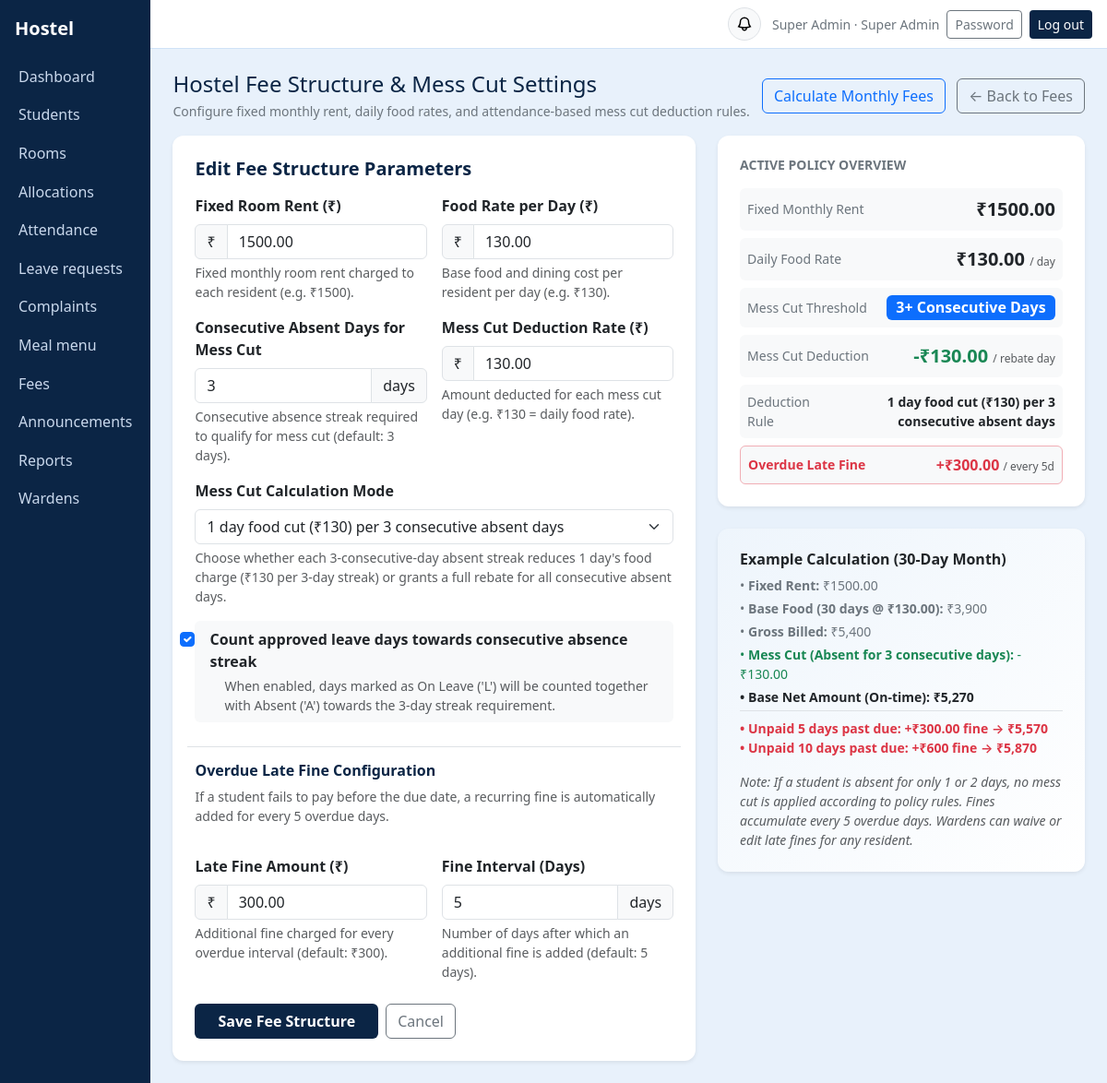
The app's page /fees/structure/ (signed in) with its own data.
### core/models.py (models this page shows, shortened)
class User(AbstractUser):
    ROLES = [("admin", "Super Admin"), ("warden", "Warden"), ("student", "Student"), ("parent", "Parent")]
    role = models.CharField(max_length=10, choices=ROLES, default="student")
    phone = models.CharField(max_length=20, blank=True)
    must_change_password = models.BooleanField(default=False)
    @property
    def display_name(self):
        return self.get_full_name() or self.username

class FeeConfig(models.Model):
    rent_amount = models.DecimalField("Fixed Room Rent", max_digits=10, decimal_places=2, default=Decimal("1500.00"))
    food_rate_per_day = models.DecimalField("Food Rate per Day", max_digits=10, decimal_places=2, default=Decimal("130.00"))
    mess_cut_min_days = models.PositiveIntegerField("Min Consecutive Days for Mess Cut", default=3)
    mess_cut_rate_per_day = models.DecimalField("Mess Cut Deduction per Day", max_digits=10, decimal_places=2, default=Decimal("130.00"))
    MODE_CHOICES = [
        ("per_streak", "1 day food cut (₹130) per 3 consecutive absent days"),
        ("per_day", "Full mess cut: Deduct daily rate for all days in a qualifying consecutive streak (≥ min days)"),
    ]
    mess_cut_mode = models.CharField(max_length=20, choices=MODE_CHOICES, default="per_streak")
    count_leaves = models.BooleanField("Count approved leave days towards consecutive absence", default=True)
    late_fine_amount = models.DecimalField("Late fine amount", max_digits=10, decimal_places=2, default=Decimal("300.00"), blank=True)
    late_fine_interval_days = models.PositiveIntegerField("Fine interval in days", default=5, blank=True)
    updated_at = models.DateTimeField(auto_now=True)
    @classmethod
    def get_config(cls):
        cfg = cls.objects.first()
        return cfg

### core/views.py (the view)
# urls.py: path("fees/structure/", v.fee_structure, name="fee_structure"),
@staff
def fee_structure(request):
    cfg = m.FeeConfig.get_config()
    form = f.FeeConfigForm(request.POST or None, instance=cfg)
    if request.method == "POST" and form.is_valid():
        form.save()
        messages.success(request, "Fee structure and mess cut settings updated successfully.")
        return redirect("fee_structure")
    return render(request, "core/fee_structure.html", {
        "title": "Fee Structure & Mess Cut Rules",
        "form": form,
        "cfg": cfg,
    })

### core/views.py (called while the page is built)
def role_required(*roles):
    def deco(view):
        @wraps(view)
        @login_required
        def inner(request, *a, **k):
            if request.user.role not in roles:
                raise PermissionDenied
            return view(request, *a, **k)
        return inner
    return deco

### core/templates/core/fee_structure.html (shortened to what this page needs)
{% extends "core/base.html" %}{% block content %}
<div class="d-flex justify-content-between align-items-center mb-3">
  <div>
    <h4 style="color:var(--navy)" class="mb-1">Hostel Fee Structure & Mess Cut Settings</h4>
    <p class="text-secondary small mb-0">Configure fixed monthly rent, daily food rates, and attendance-based mess cut deduction rules.</p>
  </div>
  <div>
    <a href="{% url 'fees_calculate_monthly' %}" class="btn btn-outline-primary me-2">Calculate Monthly Fees</a>
    <a href="{% url 'fees' %}" class="btn btn-outline-secondary">&larr; Back to Fees</a>
  </div>
</div>
<div class="row g-4">
  <div class="col-12 col-lg-7">
    <div class="card p-4 bg-white border-0 shadow-sm">
      <h5 class="fw-bold mb-3" style="color:var(--navy);">Edit Fee Structure Parameters</h5>
      <form method="post">
        <div class="row g-3">
          <div class="col-md-6">
            <label class="form-label fw-semibold">Fixed Room Rent (₹)</label>
            <div class="input-group">
              <span class="input-group-text">₹</span>
              {{ form.rent_amount }}
            </div>
            <div class="form-text small text-muted">Fixed monthly room rent charged to each resident (e.g. ₹1500).</div>
          </div>
          <div class="col-md-6">
            <label class="form-label fw-semibold">Food Rate per Day (₹)</label>
            <div class="input-group">
              <span class="input-group-text">₹</span>
              {{ form.food_rate_per_day }}
            </div>
            <div class="form-text small text-muted">Base food and dining cost per resident per day (e.g. ₹130).</div>
          </div>
          <div class="col-md-6">
            <label class="form-label fw-semibold">Consecutive Absent Days for Mess Cut</label>
            <div class="input-group">
              {{ form.mess_cut_min_days }}
              <span class="input-group-text">days</span>
            </div>
            <div class="form-text small text-muted">Consecutive absence streak required to qualify for mess cut (default: 3 days).</div>
          </div>
          <div class="col-md-6">
            <label class="form-label fw-semibold">Mess Cut Deduction Rate (₹)</label>
            <div class="input-group">
              <span class="input-group-text">₹</span>
              {{ form.mess_cut_rate_per_day }}
            </div>
            <div class="form-text small text-muted">Amount deducted for each mess cut day (e.g. ₹130 = daily food rate).</div>
          </div>
          <div class="col-12">
            <label class="form-label fw-semibold">Mess Cut Calculation Mode</label>
            {{ form.mess_cut_mode }}
            <div class="form-text small text-muted">
              Choose whether each 3-consecutive-day absent streak reduces 1 day's food charge (₹130 per 3-day streak) or grants a full rebate for all consecutive absent days.
            </div>
          </div>
          <div class="col-12">
            <div class="form-check p-2 bg-light rounded">
              {{ form.count_leaves }}
              <label class="form-check-label ms-2 fw-semibold" for="{{ form.count_leaves.id_for_label }}">
                Count approved leave days towards consecutive absence streak
              </label>
              <div class="form-text small text-muted ps-4">
                When enabled, days marked as On Leave ('L') will be counted together with Absent ('A') towards the 3-day streak requirement.
              </div>
            </div>
          </div>
          <div class="col-12 mt-4 pt-3 border-top">
            <h6 class="fw-bold mb-2" style="color:var(--navy);">Overdue Late Fine Configuration</h6>
            <p class="small text-muted mb-3">If a student fails to pay before the due date, a recurring fine is automatically added for every 5 overdue days.</p>
          </div>
          <div class="col-md-6">
            <label class="form-label fw-semibold">Late Fine Amount (₹)</label>
            <div class="input-group">
              <span class="input-group-text">₹</span>
              {{ form.late_fine_amount }}
            </div>
            <div class="form-text small text-muted">Additional fine charged for every overdue interval (default: ₹300).</div>
          </div>
          <div class="col-md-6">
            <label class="form-label fw-semibold">Fine Interval (Days)</label>
            <div class="input-group">
              {{ form.late_fine_interval_days }}
              <span class="input-group-text">days</span>
            </div>
            <div class="form-text small text-muted">Number of days after which an additional fine is added (default: 5 days).</div>
          </div>
        </div>
        <div class="mt-4 d-flex gap-2">
          <button type="submit" class="btn btn-navy fw-bold px-4">Save Fee Structure</button>
          <a href="{% url 'fees' %}" class="btn btn-outline-secondary">Cancel</a>
        </div>
      </form>
    </div>
  </div>
  <div class="col-12 col-lg-5">
    <div class="card p-4 bg-white border-0 shadow-sm mb-4">
      <h6 class="fw-bold text-uppercase text-secondary small tracking-wider mb-3">Active Policy Overview</h6>
      <div class="d-flex align-items-center justify-content-between p-2 mb-2 bg-light rounded">
        <span class="text-secondary small">Fixed Monthly Rent</span>
        <span class="fw-bold text-dark fs-5">₹{{ cfg.rent_amount }}</span>
      </div>
      <div class="d-flex align-items-center justify-content-between p-2 mb-2 bg-light rounded">
        <span class="text-secondary small">Daily Food Rate</span>
        <span class="fw-bold text-dark fs-5">₹{{ cfg.food_rate_per_day }} <small class="text-muted fw-normal" style="font-size:0.75rem;">/ day</small></span>
      </div>
      <div class="d-flex align-items-center justify-content-between p-2 mb-2 bg-light rounded">
        <span class="text-secondary small">Mess Cut Threshold</span>
        <span class="badge text-bg-primary fs-6">{{ cfg.mess_cut_min_days }}+ Consecutive Days</span>
      </div>
      <div class="d-flex align-items-center justify-content-between p-2 mb-2 bg-light rounded">
        <span class="text-secondary small">Mess Cut Deduction</span>
        <span class="fw-bold text-success fs-5">-₹{{ cfg.mess_cut_rate_per_day }} <small class="text-muted fw-normal" style="font-size:0.75rem;">/ rebate day</small></span>
      </div>
      <div class="d-flex align-items-center justify-content-between p-2 mb-2 bg-light rounded">
        <span class="text-secondary small">Deduction Rule</span>
        <span class="fw-semibold small text-end text-dark">{{ cfg.get_mess_cut_mode_display }}</span>
      </div>
      <div class="d-flex align-items-center justify-content-between p-2 bg-light rounded border border-danger-subtle">
        <span class="text-danger small fw-semibold">Overdue Late Fine</span>
        <span class="fw-bold text-danger fs-6">+₹{{ cfg.late_fine_amount }} <small class="text-muted fw-normal" style="font-size:0.75rem;">/ every {{ cfg.late_fine_interval_days }}d</small></span>
      </div>
    </div>
    <div class="card p-4 border-0 shadow-sm" style="background: linear-gradient(135deg, #eef5fc 0%, #ffffff 100%);">
      <h6 class="fw-bold text-dark mb-2">Example Calculation (30-Day Month)</h6>
      <ul class="list-unstyled small mb-3">
        <li class="mb-1 text-secondary">• <b>Fixed Rent:</b> ₹{{ cfg.rent_amount }}</li>
        <li class="mb-1 text-secondary">• <b>Base Food (30 days @ ₹{{ cfg.food_rate_per_day }}):</b> ₹3,900</li>
        <li class="mb-1 text-secondary">• <b>Gross Billed:</b> ₹5,400</li>
        <li class="mb-1 text-success">• <b>Mess Cut (Absent for 3 consecutive days):</b> -₹{{ cfg.mess_cut_rate_per_day }}</li>
        <li class="mb-1 fw-bold text-dark">• <b>Base Net Amount (On-time):</b> ₹5,270</li>
        <li class="pt-2 border-top text-danger fw-semibold">• <b>Unpaid 5 days past due:</b> +₹{{ cfg.late_fine_amount }} fine &rarr; <b>₹5,570</b></li>
        <li class="text-danger fw-semibold">• <b>Unpaid 10 days past due:</b> +₹{{ cfg.late_fine_amount|add:cfg.late_fine_amount }} fine &rarr; <b>₹5,870</b></li>
      </ul>
      <p class="small text-muted mb-0">
        <i>Note: If a student is absent for only 1 or 2 days, no mess cut is applied according to policy rules. Fines accumulate every 5 overdue days. Wardens can waive or edit late fines for any resident.</i>
      </p>
    </div>
  </div>
</div>
{% endblock %}

### core/templates/core/base.html (shortened to what this page needs)
{% load static %}<!doctype html>
<html lang="en"><head><meta charset="utf-8"><meta name="viewport" content="width=device-width, initial-scale=1">
<link href="https://cdn.jsdelivr.net/npm/bootstrap@5.3.3/dist/css/bootstrap.min.css" rel="stylesheet">
</head><body>
{% if user.is_authenticated and not hide_nav %}
<div class="d-flex">
 <nav class="sidebar py-3" id="sb"><div class="px-3 pb-3 text-white fs-5 fw-semibold">Hostel</div>
  {% for name, label in nav_items %}<a href="{% url name %}" >{{ label }}</a>{% endfor %}
 </nav>
 <div class="flex-grow-1">
  <div class="topbar d-flex align-items-center justify-content-between px-3 py-2">
   <div class="ms-auto d-flex align-items-center gap-2">
     <div class="dropdown me-1">
       <button class="btn btn-sm btn-light border position-relative rounded-circle p-2 d-flex align-items-center justify-content-center" style="width:36px; height:36px;" type="button" id="notifDropdown" data-bs-toggle="dropdown" aria-expanded="false" title="Notifications">
       </button>
     </div>
     <span class="text-secondary small d-none d-sm-inline">{{ user.display_name }} · {{ user.get_role_display }}</span>
     <a class="btn btn-sm btn-outline-secondary" href="{% url 'password' %}">Password</a>
     <form method="post" action="{% url 'logout' %}" class="d-inline">{% csrf_token %}<button class="btn btn-sm btn-navy">Log out</button></form>
   </div>
  </div>
  <main class="p-3 p-md-4">
{% else %}<main class="container py-4">{% endif %}
  {% block content %}{% endblock %}
 </main>
{% if user.is_authenticated and not hide_nav %}</div></div>{% endif %}
</body></html>

### core/templates/core/base.html (style rules this page uses)
:root { --navy:#0b2545;--sky:#e8f1fb;--sky2:#cfe2f7 }
body { background:var(--sky);min-height:100vh }
.sidebar { background:var(--navy);width:230px;min-height:100vh }
.sidebar a { color:#c9d8ec;text-decoration:none;display:block;padding:.55rem 1.25rem }
.topbar { background:#fff;border-bottom:1px solid var(--sky2) }
.card { border:1px solid var(--sky2); border-radius:12px; box-shadow:0 2px 6px rgba(11,37,69,0.03) }
.btn-navy { background:var(--navy);color:#fff }

### records on screen
User: display_name "Super Admin", role "Super Admin"
FeeConfig: rent_amount "1500.00", food_rate_per_day "130.00", mess_cut_min_days "3", mess_cut_rate_per_day "130.00", mess_cut_mode "1 day food cut (₹130) per 3 consecutive absent days", count_leaves "☑", late_fine_amount "300.00", late_fine_interval_days "5", late_fine_amount|add "600"

### other values on screen
{{ label }} "Dashboard" "Students" "Rooms" "Allocations" "Attendance" "Leave requests" "Complaints" "Meal menu" "Fees" "Announcements" "Reports" "Wardens"
